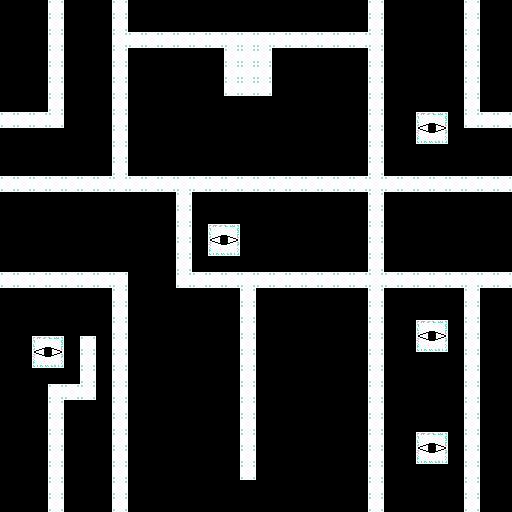

A 2D game scene composited from a Tiled map and its tileset images. What follows is a short description and the map's XML, with every tile layer's data as written:
An orthogonal 32x32 tile map with 16x16 px tiles, 1 tile layer (Tile Layer 1), 2 tilesets and 7 objects.

<map version="1.5" tiledversion="1.7.2" orientation="orthogonal" renderorder="right-down" width="32" height="32" tilewidth="16" tileheight="16" infinite="0" nextlayerid="4" nextobjectid="9">
 <properties>
  <property name="backgroundColor" type="color" value="#ffffffff" />
  <property name="looping" type="bool" value="true" />
  <property name="music" value="eyes" />
 </properties>
 <tileset firstgid="1" source="white_world.tsx" />
 <tileset firstgid="17" source="doors.tsx" />
 <layer id="1" name="Tile Layer 1" width="32" height="32">
  <data encoding="csv">
0,0,0,1,0,0,0,1,0,0,0,0,0,0,0,0,0,0,0,0,0,0,0,1,0,0,0,0,0,1,0,0,
0,0,0,1,0,0,0,1,0,0,0,0,0,0,0,0,0,0,0,0,0,0,0,1,0,0,0,0,0,1,0,0,
0,0,0,1,0,0,0,1,1,1,1,1,1,1,1,1,1,1,1,1,1,1,1,1,0,0,0,0,0,1,0,0,
0,0,0,1,0,0,0,1,0,0,0,0,0,0,1,1,1,0,0,0,0,0,0,1,0,0,0,0,0,1,0,0,
0,0,0,1,0,0,0,1,0,0,0,0,0,0,1,1,1,0,0,0,0,0,0,1,0,0,0,0,0,1,0,0,
0,0,0,1,0,0,0,1,0,0,0,0,0,0,1,1,1,0,0,0,0,0,0,1,0,0,0,0,0,1,0,0,
0,0,0,1,0,0,0,1,0,0,0,0,0,0,0,0,0,0,0,0,0,0,0,1,0,0,0,0,0,1,0,0,
1,1,1,1,0,0,0,1,0,0,0,0,0,0,0,0,0,0,0,0,0,0,0,1,0,0,6,7,0,1,1,1,
0,0,0,0,0,0,0,1,0,0,0,0,0,0,0,0,0,0,0,0,0,0,0,1,0,0,10,11,0,0,0,0,
0,0,0,0,0,0,0,1,0,0,0,0,0,0,0,0,0,0,0,0,0,0,0,1,0,0,0,0,0,0,0,0,
0,0,0,0,0,0,0,1,0,0,0,0,0,0,0,0,0,0,0,0,0,0,0,1,0,0,0,0,0,0,0,0,
1,1,1,1,1,1,1,1,1,1,1,1,1,1,1,1,1,1,1,1,1,1,1,1,1,1,1,1,1,1,1,1,
0,0,0,0,0,0,0,0,0,0,0,1,0,0,0,0,0,0,0,0,0,0,0,1,0,0,0,0,0,0,0,0,
0,0,0,0,0,0,0,0,0,0,0,1,0,0,0,0,0,0,0,0,0,0,0,1,0,0,0,0,0,0,0,0,
0,0,0,0,0,0,0,0,0,0,0,1,0,6,7,0,0,0,0,0,0,0,0,1,0,0,0,0,0,0,0,0,
0,0,0,0,0,0,0,0,0,0,0,1,0,10,11,0,0,0,0,0,0,0,0,1,0,0,0,0,0,0,0,0,
0,0,0,0,0,0,0,0,0,0,0,1,0,0,0,0,0,0,0,0,0,0,0,1,0,0,0,0,0,0,0,0,
1,1,1,1,1,1,1,1,0,0,0,1,1,1,1,1,1,1,1,1,1,1,1,1,1,1,1,1,1,1,1,1,
0,0,0,0,0,0,0,1,0,0,0,0,0,0,0,1,0,0,0,0,0,0,0,1,0,0,0,0,0,1,0,0,
0,0,0,0,0,0,0,1,0,0,0,0,0,0,0,1,0,0,0,0,0,0,0,1,0,0,0,0,0,1,0,0,
0,0,0,0,0,0,0,1,0,0,0,0,0,0,0,1,0,0,0,0,0,0,0,1,0,0,6,7,0,1,0,0,
0,0,6,7,0,1,0,1,0,0,0,0,0,0,0,1,0,0,0,0,0,0,0,1,0,0,10,11,0,1,0,0,
0,0,10,11,0,1,0,1,0,0,0,0,0,0,0,1,0,0,0,0,0,0,0,1,0,0,0,0,0,1,0,0,
0,0,0,0,0,1,0,1,0,0,0,0,0,0,0,1,0,0,0,0,0,0,0,1,0,0,0,0,0,1,0,0,
0,0,0,1,1,1,0,1,0,0,0,0,0,0,0,1,0,0,0,0,0,0,0,1,0,0,0,0,0,1,0,0,
0,0,0,1,0,0,0,1,0,0,0,0,0,0,0,1,0,0,0,0,0,0,0,1,0,0,0,0,0,1,0,0,
0,0,0,1,0,0,0,1,0,0,0,0,0,0,0,1,0,0,0,0,0,0,0,1,0,0,0,0,0,1,0,0,
0,0,0,1,0,0,0,1,0,0,0,0,0,0,0,1,0,0,0,0,0,0,0,1,0,0,6,7,0,1,0,0,
0,0,0,1,0,0,0,1,0,0,0,0,0,0,0,1,0,0,0,0,0,0,0,1,0,0,10,11,0,1,0,0,
0,0,0,1,0,0,0,1,0,0,0,0,0,0,0,1,0,0,0,0,0,0,0,1,0,0,0,0,0,1,0,0,
0,0,0,1,0,0,0,1,0,0,0,0,0,0,0,0,0,0,0,0,0,0,0,1,0,0,0,0,0,1,0,0,
0,0,0,1,0,0,0,1,0,0,0,0,0,0,0,0,0,0,0,0,0,0,0,1,0,0,0,0,0,1,0,0
</data>
 </layer>
 <objectgroup id="2" name="Objects">
  <object id="1" gid="23" x="240" y="48" width="16" height="32">
   <properties>
    <property name="warpMap" value="Maps\nexus.tmx" />
    <property name="warpX" type="float" value="9" />
    <property name="warpY" type="float" value="11" />
   </properties>
  </object>
  <object id="4" x="229.333" y="249.333">
   <properties>
    <property name="npc" type="bool" value="true" />
    <property name="npcType" value="RollingEye" />
   </properties>
   <point />
  </object>
  <object id="5" x="54.6667" y="346">
   <properties>
    <property name="npc" type="bool" value="true" />
    <property name="npcType" value="RollingEye" />
   </properties>
   <point />
  </object>
  <object id="6" x="428" y="137.333">
   <properties>
    <property name="npc" type="bool" value="true" />
    <property name="npcType" value="RollingEye" />
   </properties>
   <point />
  </object>
  <object id="7" x="423.333" y="330">
   <properties>
    <property name="npc" type="bool" value="true" />
    <property name="npcType" value="RollingEye" />
   </properties>
   <point />
  </object>
  <object id="8" x="440.667" y="456.667">
   <properties>
    <property name="npc" type="bool" value="true" />
    <property name="npcType" value="RollingEye" />
   </properties>
   <point />
  </object>
 </objectgroup>
 <objectgroup id="3" name="Holes">
  <object id="3" gid="5" x="80" y="352" width="16" height="16">
   <properties>
    <property name="interactOnWalk" type="bool" value="true" />
    <property name="noCollide" type="bool" value="true" />
    <property name="warpMap" value="Maps\stairwell1.tmx" />
    <property name="warpX" type="float" value="10" />
    <property name="warpY" type="float" value="0" />
   </properties>
  </object>
 </objectgroup>
</map>
